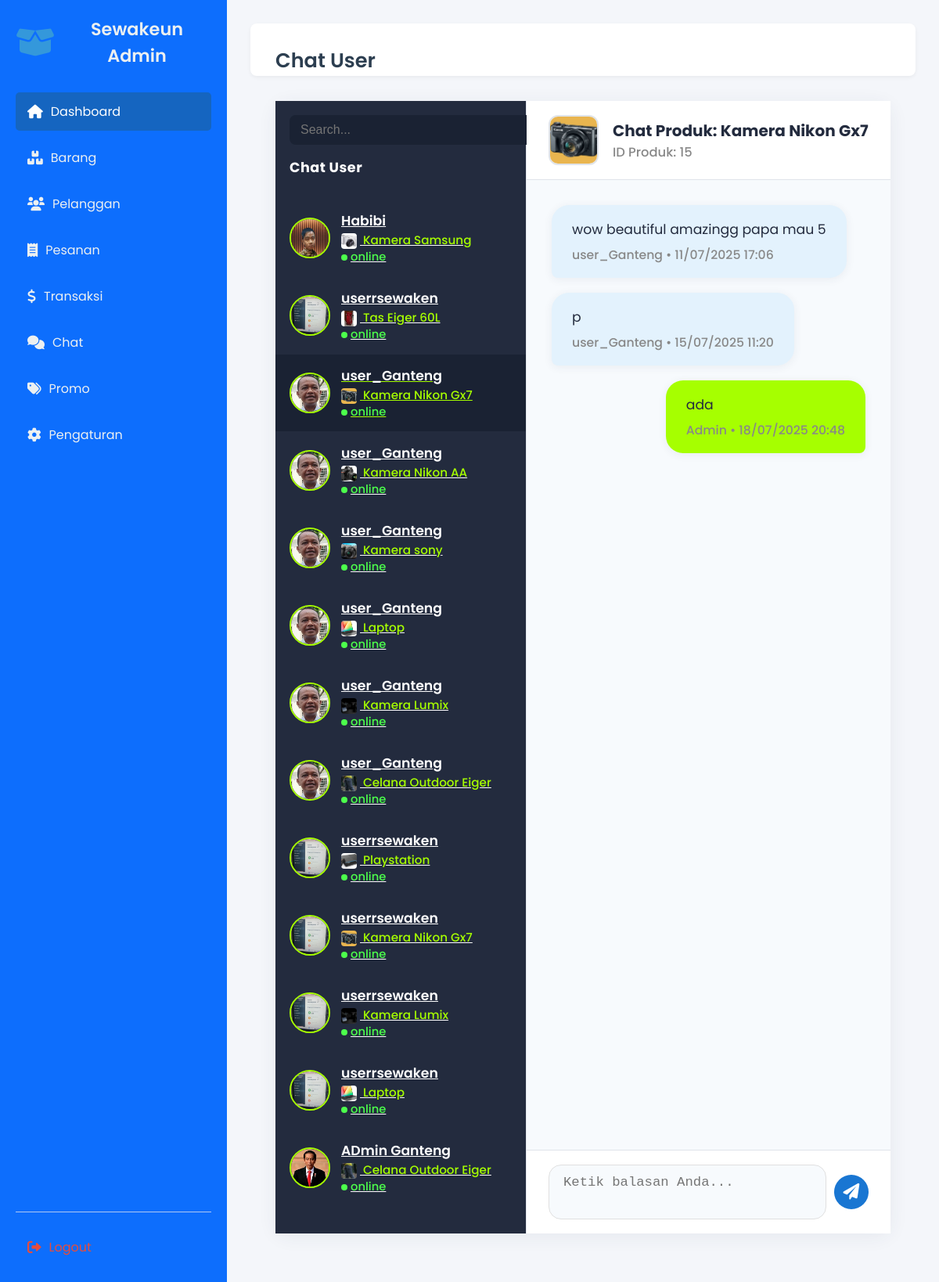
The app's page /Admin/chat_admin.php?produk_id=15&user_id=2 (signed in) with its own data.
### tables this page shows
CREATE TABLE `produk` (
  `id` int(11) NOT NULL,
  `nama` varchar(100) NOT NULL,
  `kategori_id` int(11) NOT NULL,
  `gambar` varchar(255) DEFAULT NULL,
  `deskripsi` text,
  `harga` decimal(15,2) NOT NULL,
  `stock` int(11) DEFAULT '0',
  `duration_unit` enum('hari','minggu','bulan') DEFAULT 'hari',
  `max_duration` int(11) NOT NULL,
  `is_available` tinyint(1) DEFAULT '1',
  `created_at` datetime DEFAULT CURRENT_TIMESTAMP,
  `updated_at` datetime DEFAULT CURRENT_TIMESTAMP ON UPDATE CURRENT_TIMESTAMP,
  `lokasi_id` int(11) NOT NULL,
  `admin_id` int(11) NOT NULL DEFAULT '3'
);

CREATE TABLE `chat_messages` (
  `id` int(11) NOT NULL,
  `produk_id` int(11) NOT NULL,
  `id_transaksi` int(11) DEFAULT NULL,
  `user_id` int(11) NOT NULL,
  `sender` enum('user','admin') NOT NULL,
  `message` text NOT NULL,
  `created_at` datetime NOT NULL DEFAULT CURRENT_TIMESTAMP
);

CREATE TABLE `users` (
  `id` int(11) NOT NULL,
  `username` varchar(50) NOT NULL,
  `nama_lengkap` varchar(100) DEFAULT NULL,
  `email` varchar(100) DEFAULT NULL,
  `no_hp` varchar(20) DEFAULT NULL,
  `alamat` varchar(255) DEFAULT NULL,
  `foto_profil` varchar(255) DEFAULT NULL,
  `ktp_image` varchar(255) DEFAULT NULL,
  `saldo` decimal(15,2) NOT NULL DEFAULT '0.00',
  `phone_number` varchar(20) DEFAULT NULL,
  `address` text,
  `profile_picture` varchar(255) DEFAULT NULL,
  `created_at` datetime DEFAULT CURRENT_TIMESTAMP,
  `password` varchar(255) NOT NULL,
  `role` enum('user','admin') NOT NULL
);

### Admin/chat_admin.php (the view, shortened to what this page needs)
<?php
include '../koneksi.php';
$daftar_chat = mysqli_query($conn, "SELECT cm.produk_id, cm.user_id, u.nama_lengkap, u.username, u.foto_profil, p.nama AS nama_produk, p.gambar FROM chat_messages cm JOIN users u ON cm.user_id=u.id JOIN produk p ON cm.produk_id=p.id GROUP BY cm.produk_id, cm.user_id ORDER BY MAX(cm.created_at) DESC");
$produk_id = isset($_GET['produk_id']) ? intval($_GET['produk_id']) : 0;
$user_id = isset($_GET['user_id']) ? intval($_GET['user_id']) : 0;
$chat_detail = [];
$user_info = null;
$produk_info = null;
if ($produk_id && $user_id) {
    $q = mysqli_query($conn, "SELECT cm.*, u.nama_lengkap, u.username, u.foto_profil, p.nama AS nama_produk, p.gambar FROM chat_messages cm JOIN users u ON cm.user_id=u.id JOIN produk p ON cm.produk_id=p.id WHERE cm.produk_id=$produk_id AND cm.user_id=$user_id ORDER BY cm.created_at ASC");
    while ($row = mysqli_fetch_assoc($q)) $chat_detail[] = $row;
    $user_info = mysqli_fetch_assoc(mysqli_query($conn, "SELECT * FROM users WHERE id=$user_id"));
    $produk_info = mysqli_fetch_assoc(mysqli_query($conn, "SELECT * FROM produk WHERE id=$produk_id"));
}
?>
<!DOCTYPE html>
<html lang="id">
<head>
    <link rel="stylesheet" href="style_admin.css">
    <link rel="stylesheet" href="https://cdnjs.cloudflare.com/ajax/libs/font-awesome/6.0.0-beta3/css/all.min.css">
</head>
<body>
<div class="dashboard-wrapper">
    <aside class="sidebar">
        <div class="sidebar-logo">
            <i class="fas fa-box-open"></i>
            <h3>Sewakeun Admin</h3>
        </div>
        <nav class="sidebar-nav">
        <ul>
                    <li><a href="index.php" class="active"><i class="fas fa-home"></i> Dashboard</a></li>
                    <li><a href="item.php"><i class="fas fa-boxes"></i> Barang</a></li>
                    <li><a href="pelanggan.php"><i class="fas fa-users"></i> Pelanggan</a></li>
                    <li><a href="pesanan.php"><i class="fas fa-receipt"></i> Pesanan</a></li>
                    <li><a href="Transaksi.php"><i class="fas fa-dollar-sign"></i> Transaksi</a></li>
                    <li><a href="chat_admin.php"><i class="fas fa-comments"></i> Chat</a></li>
                    <li><a href="promo.php"><i class="fas fa-tags"></i> Promo</a></li>
                    <li><a href="setting.php"><i class="fas fa-cog"></i> Pengaturan</a></li>
                </ul>
        </nav>
        <div class="sidebar-footer">
            <a href="../logout.php"><i class="fas fa-sign-out-alt"></i> Logout</a>
        </div>
    </aside>
    <main class="main-content">
        <header class="main-header">
            <h2>Chat User</h2>
        </header>
        <div class="card-chat">
            <div class="chat-list">
                <div class="chat-list-search">
                    <input type="text" placeholder="Search..." id="chatSearch" onkeyup="filterChatList()">
                </div>
                <h5>Chat User</h5>
                <ul class="list-group" id="chatList">
                    <?php if($daftar_chat && mysqli_num_rows($daftar_chat)>0): while($c = mysqli_fetch_assoc($daftar_chat)): ?>
                    <a href="chat_admin.php?produk_id=<?= $c['produk_id'] ?>&user_id=<?= $c['user_id'] ?>" class="list-group-item list-group-item-action<?= ($produk_id==$c['produk_id']&&$user_id==$c['user_id'])?' active':'' ?>">
                        <img src="<?= htmlspecialchars($c['foto_profil'] ? '../'.$c['foto_profil'] : '../assets/images/account-avatar-profile-user-6-svgrepo-com.svg') ?>" class="avatar" alt="User">
                        <div class="chat-list-info">
                            <span class="chat-list-name"><?= htmlspecialchars($c['nama_lengkap'] ?: $c['username']) ?></span>
                            <span class="chat-list-product">
                                <img src="<?= htmlspecialchars($c['gambar'] ? '../'.$c['gambar'] : '../assets/images/default-produk.png') ?>" alt="Produk" style="width:20px;height:20px;object-fit:cover;border-radius:4px;margin-right:4px;vertical-align:middle;">
                                <?= htmlspecialchars($c['nama_produk']) ?>
                            </span>
                            <span class="chat-list-status"><span class="chat-list-status-dot"></span>online</span>
                        </div>
                    </a>
                    <?php endwhile; else: ?>
                    <li class="list-group-item">Belum ada chat masuk.</li>
                    <?php endif; ?>
                </ul>
            </div>
            <div class="chat-area">
                <?php if($produk_id && $user_id && $user_info && $produk_info): ?>
                    <div class="chat-area-header">
                        <img src="<?= htmlspecialchars($produk_info['gambar'] ? '../'.$produk_info['gambar'] : '../assets/images/default-produk.png') ?>" class="chat-area-header-img" alt="Produk">
                        <div class="chat-area-header-info">
                            <span class="chat-area-header-title">Chat Produk: <?= htmlspecialchars($produk_info['nama']) ?></span>
                            <span class="chat-area-header-id">ID Produk: <?= $produk_info['id'] ?></span>
                        </div>
                    </div>
                    <div class="chat-box mb-3">
                        <?php foreach($chat_detail as $msg): ?>
                            <div class="chat-bubble <?= $msg['sender']=='admin'?'bubble-admin-right':'bubble-user-left' ?>">
                                <div><?= nl2br(htmlspecialchars($msg['message'])) ?></div>
                                <div class="bubble-meta">
                                    <?php if($msg['sender']=='admin'): ?>
                                        Admin
                                    <?php else: ?>
                                        <?= htmlspecialchars($user_info['nama_lengkap'] ?: $user_info['username']) ?>
                                    <?php endif; ?>
                                    &bull; <?= date('d/m/Y H:i', strtotime($msg['created_at'])) ?>
                                </div>
                            </div>
                        <?php endforeach; ?>
                    </div>
                    <div class="chat-form-wrap">
                        <form method="post" class="chat-form">
                            <textarea name="message" class="form-control" placeholder="Ketik balasan Anda..." required></textarea>
                            <button class="btn btn-primary" title="Kirim"><i class="fas fa-paper-plane"></i></button>
                        </form>
                    </div>
                <?php else: ?>
                    <div class="alert alert-info" style="margin:32px;">Pilih chat user untuk membalas pesan.</div>
                <?php endif; ?>
            </div>
        </div>
    </main>
</div>
</body>
</html>

### Admin/style_admin.css (style rules this page uses)
body { font-family: 'Poppins', sans-serif; margin: 0; background-color: #f0f2f5; }
.dashboard-wrapper { display: flex; min-height: 100vh; }
.sidebar { width: 250px; background: #0d6efd !important; color: #fff !important; padding: 20px; display: flex; flex-direction: column; box-shadow: 2px 0 5px rgba(0,0,0,0.1); }
.sidebar-logo { text-align: center; margin-bottom: 30px; display: flex; align-items: center; justify-content: center; gap: 10px; }
.sidebar-logo i { font-size: 2.5em; color: #3498db; }
.sidebar-logo h3 { margin: 0; font-size: 1.4em; font-weight: 600; color: #ecf0f1; }
.sidebar-nav ul { list-style: none; padding: 0; margin: 0; flex-grow: 1; }
.sidebar-nav li { margin-bottom: 10px; }
.sidebar-nav a { color: #ecf0f1; text-decoration: none; padding: 12px 15px; display: flex; align-items: center; border-radius: 5px; transition: background-color 0.3s ease, color 0.3s ease; }
.sidebar-nav a i { margin-right: 10px; font-size: 1.1em; }
.sidebar-nav a.active { background-color: #1565c0 !important; color: #fff !important; }
.sidebar-footer { margin-top: auto; padding-top: 20px; border-top: 1px solid rgba(248, 241, 241, 0.69); }
.sidebar-footer a { color: #e74c3c; text-decoration: none; padding: 12px 15px; display: flex; align-items: center; border-radius: 5px; transition: background-color 0.3s ease, color 0.3s ease; }
.sidebar-footer i { margin-right: 10px; font-size: 1.1em; }
.main-content { flex-grow: 1; padding: 30px; background-color: #f0f2f5; }
.main-header { display: flex; justify-content: space-between; align-items: center; margin-bottom: 30px; background-color: #ffffff; padding: 20px 30px; border-radius: 8px; box-shadow: 0 2px 5px rgba(0,0,0,0.05); }
.main-header h2 { margin: 0; color: #2c3e50; font-size: 1.8rem; }
.btn { padding: 10px 20px; border: none; border-radius: 5px; cursor: pointer; font-weight: 600; transition: background-color 0.3s ease; }
.btn-primary { background-color: #3498db; color: #ffffff; }

### records on screen
produk: gambar (picture), nama "Kamera Nikon Gx7", id "15"
chat_messages: message "wow beautiful amazingg papa mau 5", user.nama_lengkap "user_Ganteng", created_at "11/07/2025 17:06"
chat_messages: message "p", user.nama_lengkap "user_Ganteng", created_at "15/07/2025 11:20"
chat_messages: message "ada", sender "Admin", created_at "18/07/2025 20:48"

### other values on screen
$c['nama_lengkap'] ?: $c['username'] "Habibi"
$c['nama_produk'] "Kamera Samsung"
$c['nama_lengkap'] ?: $c['username'] "userrsewaken"
$c['nama_produk'] "Tas Eiger 60L"
$c['nama_lengkap'] ?: $c['username'] "user_Ganteng"
$c['nama_produk'] "Kamera Nikon Gx7"
$c['nama_produk'] "Kamera Nikon AA"
$c['nama_produk'] "Kamera sony"
$c['nama_produk'] "Laptop"
$c['nama_produk'] "Kamera Lumix"
$c['nama_produk'] "Celana Outdoor Eiger"
$c['nama_produk'] "Playstation"
$c['nama_lengkap'] ?: $c['username'] "ADmin Ganteng"
